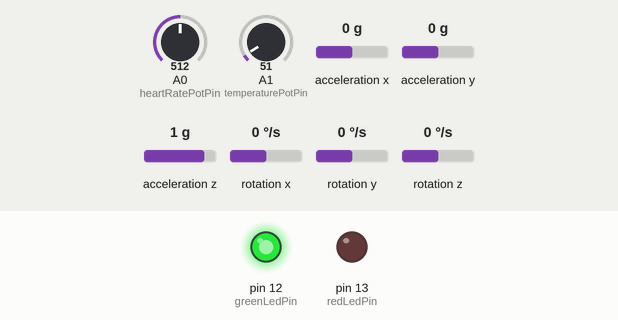
A sketch run on a simulated Arduino Uno, built with avr-gcc and run on an emulated ATmega328P. On the bench: output pins drawn as LEDs (lit = HIGH). The inputs (shaded band) are chosen by the test bench; at power-on: A0 (heartRatePotPin) = 512, A1 (temperaturePotPin) = 51, acceleration x 0 g, acceleration y 0 g, acceleration z 1 g, rotation x 0 °/s, rotation y 0 °/s, rotation z 0 °/s.

Above: at 1.2 s.
1.3 s: A0 (heartRatePotPin) set to 821
2.8 s: A0 (heartRatePotPin) set to 847
At 3.7 s:
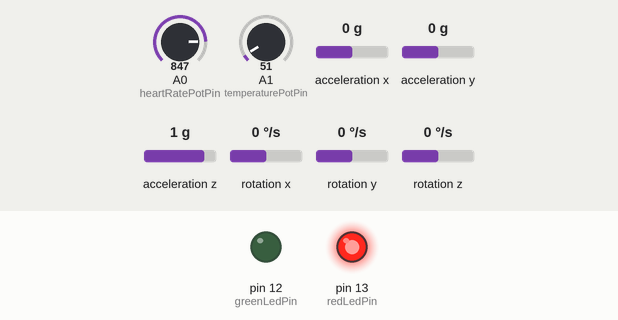
4.3 s: A0 (heartRatePotPin) set to 716
At 4.9 s:
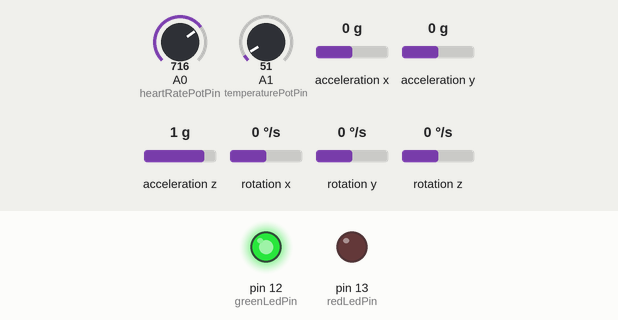
5.9 s: A0 (heartRatePotPin) set to 992
At 7.3 s:
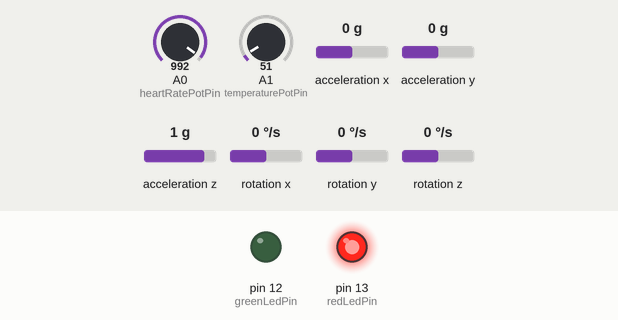
Timing chart, 0 to 8.4 s (numbered marks = the images above; inputs shaded):
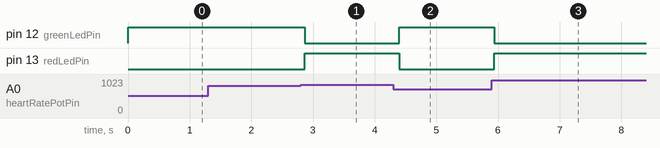

The sketch:

sketch_apr20b.ino
```cpp
#include <Wire.h>
#include <MPU6050.h>

MPU6050 mpu;
const int heartRatePotPin = A0;    // Potentiometer for heart rate
const int temperaturePotPin = A1;   // Potentiometer for body temperature
const int greenLedPin = 12;         // Green LED for safety indication
const int redLedPin = 13;           // Red LED for warning indication

void setup() {
  Serial.begin(9600);
  Wire.begin();

  mpu.initialize();

  // Set the sensor sensitivity scale to +/-8g
  mpu.setFullScaleAccelRange(MPU6050_ACCEL_FS_8);

  pinMode(greenLedPin, OUTPUT);    // Green LED pin as output
  pinMode(redLedPin, OUTPUT);      // Red LED pin as output
}

void loop() {
  // Read accelerometer data
  int16_t ax, ay, az;
  mpu.getAcceleration(&ax, &ay, &az);

  // Calculate magnitude
  float magnitude = sqrt(ax*ax + ay*ay + az*az);

  // Set threshold value for movement (fall detection)
  float movementThreshold = 20.0; // Adjust as needed

  // Read heart rate from potentiometer
  int heartRate = map(analogRead(heartRatePotPin), 0, 1023, 0, 100); // Assuming 0-100 BPM

  // Set threshold value for heart rate (adjust as needed)
  int heartRateThreshold = 80; // Example threshold, adjust as needed

  // Read body temperature from potentiometer
  int temperature = map(analogRead(temperaturePotPin), 0, 1023, 0, 100); // Assuming 0-100°C

  // Set threshold value for body temperature (adjust as needed)
  int temperatureThreshold = 37; // Example threshold, adjust as needed

  // Safety status logic
  if (magnitude > movementThreshold || heartRate > heartRateThreshold || temperature > temperatureThreshold) {
    digitalWrite(greenLedPin, LOW); // Turn off green LED (unsafe)
    digitalWrite(redLedPin, HIGH); // Turn on red LED (warning)
  } else {
    digitalWrite(greenLedPin, HIGH); // Turn on green LED (safe)
    digitalWrite(redLedPin, LOW); // Turn off red LED
  }

  delay(100); // Adjust delay as needed
}
```

Measured:
- the behaviour switches between 828 and 829 on A0 (heartRatePotPin) (found by bisection; images 0 and 1)
- after the input at 1.3 s, every drawn part: stays the same
- after the input at 2.8 s, pin 12 (greenLedPin): HIGH → LOW after 0.07 s; pin 13 (redLedPin): LOW → HIGH after 0.07 s
- after the input at 4.3 s, pin 12 (greenLedPin): LOW → HIGH after 0.10 s; pin 13 (redLedPin): HIGH → LOW after 0.10 s
- after the input at 5.9 s, pin 12 (greenLedPin): HIGH → LOW at once; pin 13 (redLedPin): LOW → HIGH at once
